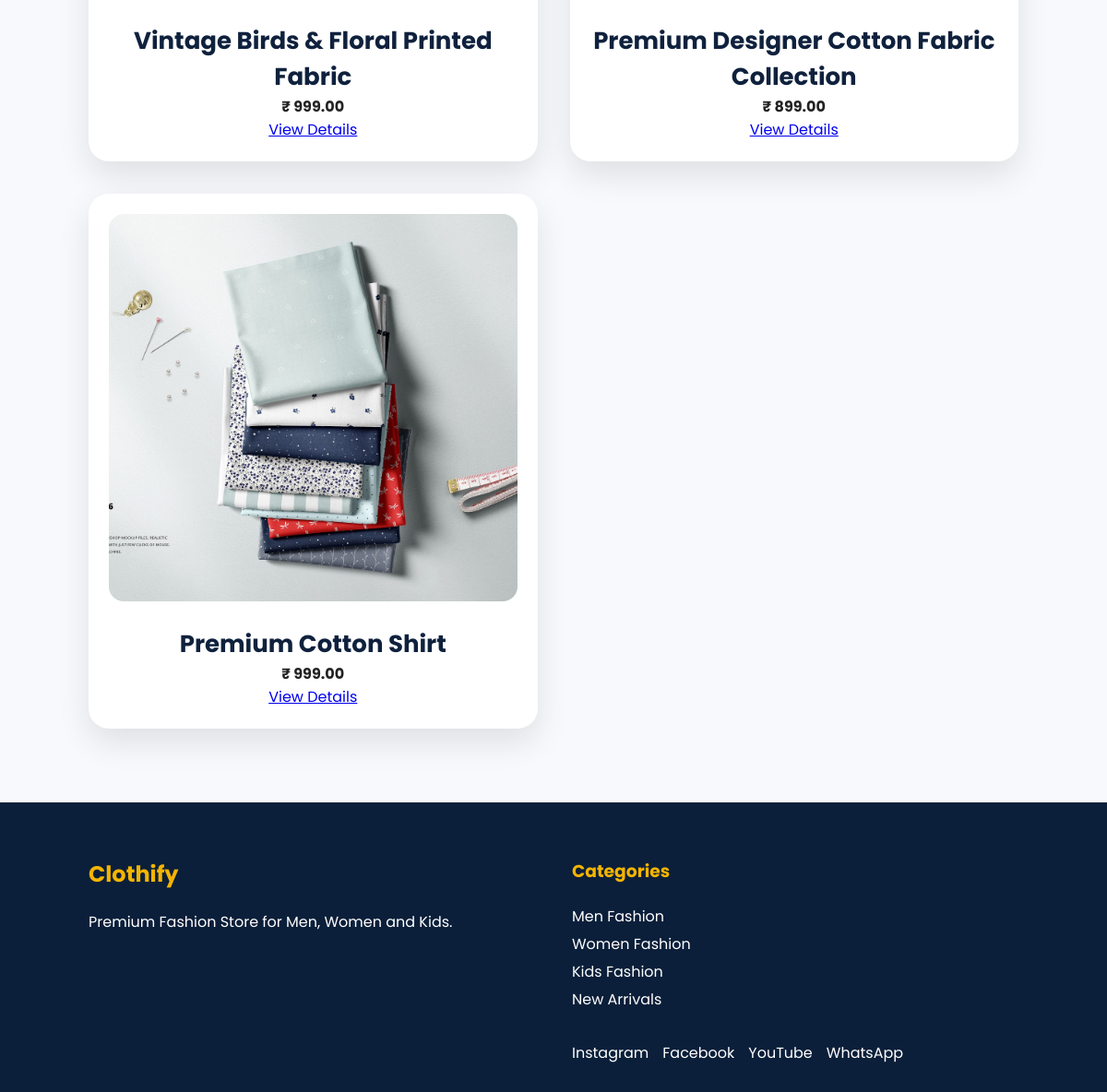
/wishlist/ (signed in, lower part), run on an earlier commit of the app's database.
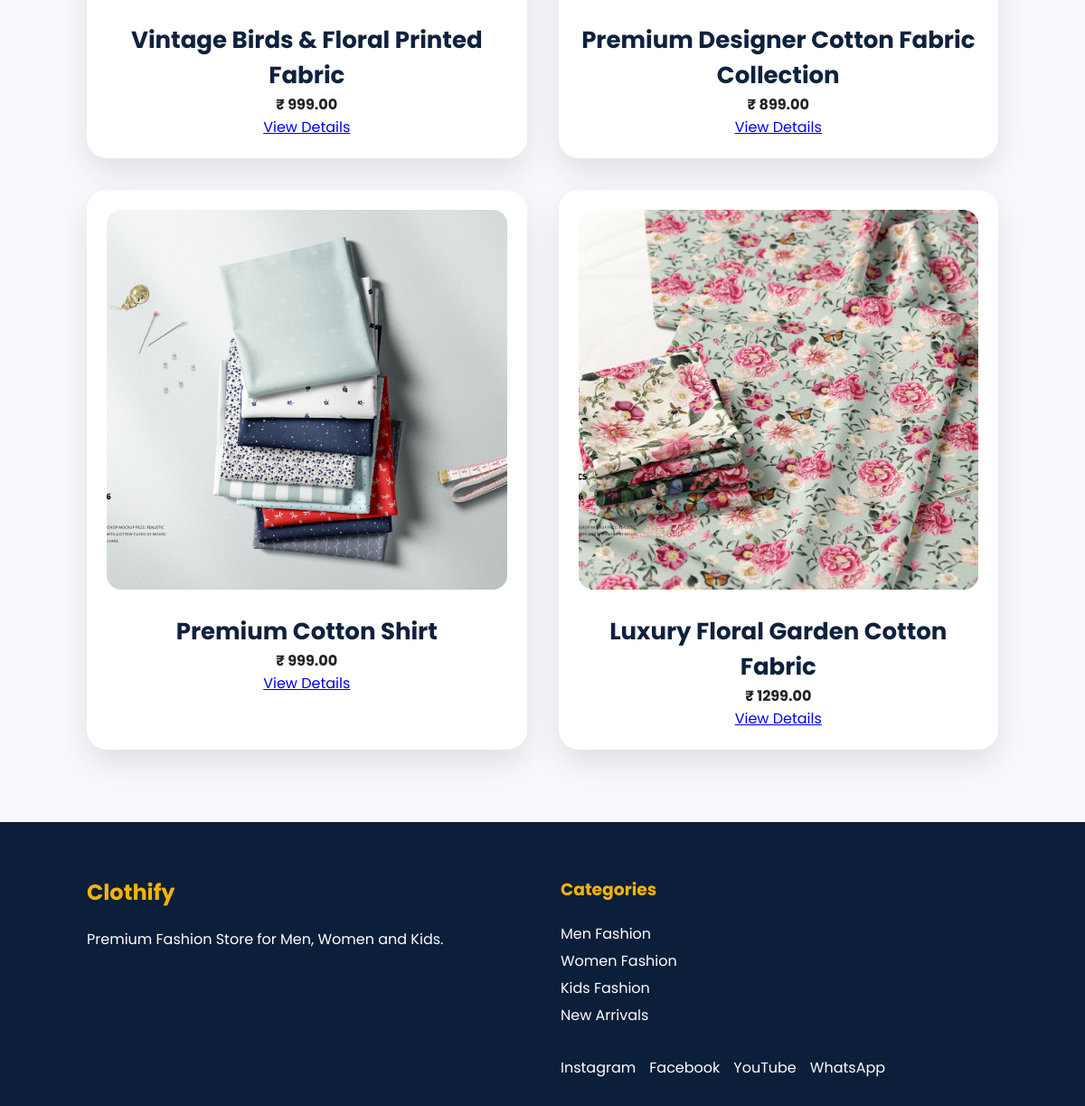
And on a later commit of the database.
### products/models.py (models this page shows, shortened)
class Wishlist(models.Model):
    user = models.ForeignKey(User, on_delete=models.CASCADE)
    product = models.ForeignKey(Product, on_delete=models.CASCADE)
    added_at = models.DateTimeField(auto_now_add=True)

class Product(models.Model):
    name = models.CharField(max_length=200)
    price = models.DecimalField(max_digits=10, decimal_places=2)
    original_price = models.DecimalField(
        max_digits=10,
        decimal_places=2,
        default=0
    )
    description = models.TextField()
    category = models.CharField(max_length=100)
    image = models.ImageField(upload_to='products/')
    stock = models.PositiveIntegerField(default=0)
    rating = models.DecimalField(
        max_digits=2,
        decimal_places=1,
        default=5.0
    )
    discount = models.PositiveIntegerField(default=0)
    created_at = models.DateTimeField(auto_now_add=True)

### products/views.py (the view)
# urls.py: path("wishlist/", views.wishlist, name="wishlist"),
@login_required
def wishlist(request):
    wishlist_items = Wishlist.objects.filter(
        user=request.user
    )
    return render(
        request,
        "wishlist.html",
        {
            "wishlist_items": wishlist_items
        }
    )

### templates/wishlist.html (shortened to what this page needs)
{% load static %}
<!DOCTYPE html>
<html lang="en">
<head>
    <link rel="stylesheet"
          href="{% static 'css/style.css' %}">
</head>
<body>
<section class="products">
    {% if wishlist_items %}
    <div class="product-grid">
        {% for item in wishlist_items %}
        <div class="product-card">
            <img src="{{ item.product.image.url }}"
                 alt="{{ item.product.name }}">
            <h3>{{ item.product.name }}</h3>
            <h4>₹ {{ item.product.price }}</h4>
            <a href="{% url 'product_detail' item.product.id %}"
               class="view-btn">
                View Details
            </a>
        </div>
        {% endfor %}
    </div>
    {% else %}
    <h2>Your Wishlist is Empty ❤️</h2>
    <br>
    <a href="/" class="shop-btn">
        Continue Shopping
    </a>
    {% endif %}
</section>
{% include 'footer.html' %}
</body>
</html>

What changed in the data, as far as the page shows it:
added Wishlist: product.image (picture), product.name "Luxury Floral Garden Cotton Fabric", product.price "1299.00"
